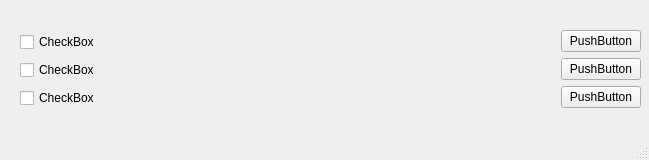
<?xml version="1.0" encoding="UTF-8"?>
<ui version="4.0">
 <class>MainWindow</class>
 <widget class="QMainWindow" name="MainWindow">
  <property name="geometry">
   <rect>
    <x>0</x>
    <y>0</y>
    <width>649</width>
    <height>160</height>
   </rect>
  </property>
  <property name="windowTitle">
   <string>MainWindow</string>
  </property>
  <widget class="QWidget" name="centralwidget">
   <widget class="QWidget" name="">
    <property name="geometry">
     <rect>
      <x>20</x>
      <y>30</y>
      <width>621</width>
      <height>81</height>
     </rect>
    </property>
    <layout class="QHBoxLayout" name="horizontalLayout">
     <item>
      <layout class="QVBoxLayout" name="verticalLayout">
       <item>
        <widget class="QCheckBox" name="checkBox">
         <property name="text">
          <string>CheckBox</string>
         </property>
         <property name="checkable">
          <bool>true</bool>
         </property>
         <property name="checked">
          <bool>false</bool>
         </property>
        </widget>
       </item>
       <item>
        <widget class="QCheckBox" name="checkBox_2">
         <property name="text">
          <string>CheckBox</string>
         </property>
        </widget>
       </item>
       <item>
        <widget class="QCheckBox" name="checkBox_3">
         <property name="text">
          <string>CheckBox</string>
         </property>
        </widget>
       </item>
      </layout>
     </item>
     <item>
      <spacer name="horizontalSpacer">
       <property name="orientation">
        <enum>Qt::Horizontal</enum>
       </property>
       <property name="sizeHint" stdset="0">
        <size>
         <width>40</width>
         <height>20</height>
        </size>
       </property>
      </spacer>
     </item>
     <item>
      <layout class="QVBoxLayout" name="verticalLayout_2">
       <item>
        <widget class="QPushButton" name="pushButton">
         <property name="text">
          <string>PushButton</string>
         </property>
        </widget>
       </item>
       <item>
        <widget class="QPushButton" name="pushButton_3">
         <property name="text">
          <string>PushButton</string>
         </property>
        </widget>
       </item>
       <item>
        <widget class="QPushButton" name="pushButton_2">
         <property name="text">
          <string>PushButton</string>
         </property>
        </widget>
       </item>
      </layout>
     </item>
    </layout>
   </widget>
  </widget>
  <widget class="QMenuBar" name="menubar">
   <property name="geometry">
    <rect>
     <x>0</x>
     <y>0</y>
     <width>649</width>
     <height>22</height>
    </rect>
   </property>
  </widget>
  <widget class="QStatusBar" name="statusbar"/>
 </widget>
 <resources/>
 <connections/>
</ui>
